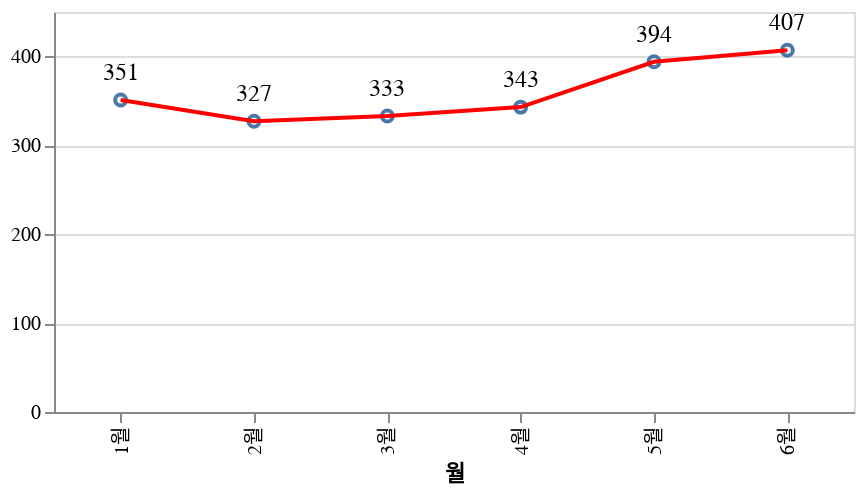

Notebook source saved alongside this figure:
### Markdown cell above
### KR

### Code cell
regex = '^(KR|Global)'
df_filtered = df[df['리전'].apply(lambda x: True if re.search(regex, x) else False) & (df['테넌트']== 'PRD')]
source = df_filtered
chart = get_lineChart_am(source)
chart

### Figure 1 — Vega-Lite specification as saved in the notebook (floating-point values rounded to 4 significant figures)
{"config": {"view": {"continuousWidth": 400, "continuousHeight": 300}}, "layer": [{"mark": "point", "encoding": {"x": {"field": "월", "type": "nominal"}, "y": {"aggregate": "sum", "field": "count", "type": "quantitative"}}}, {"mark": {"type": "line", "color": "red"}, "encoding": {"x": {"field": "월", "type": "nominal"}, "y": {"aggregate": "sum", "field": "count", "title": "", "type": "quantitative"}}}, {"mark": {"type": "text", "align": "center", "baseline": "line-top", "color": "black", "dy": -20, "fontSize": 12, "size": 12}, "encoding": {"text": {"aggregate": "sum", "field": "count", "type": "quantitative"}, "x": {"field": "월", "type": "nominal"}, "y": {"aggregate": "sum", "field": "count", "type": "quantitative"}}}], "data": {"name": "data-0cac8c45ce60aa9eded2955a67c8b918"}, "height": 200, "width": 400, "$schema": "https://vega.github.io/schema/vega-lite/v4.17.0.json", "datasets": {"data-0cac8c45ce60aa9eded2955a67c8b918": [{"년도": "22년", "월": "1월", "리전": "KR", "AZ": "1센터", "테넌트": "PRD", "DBMS": "PostgreSQL", "count": 110.0}, {"년도": "22년", "월": "1월", "리전": "KR", "AZ": "1센터", "테넌트": "PRD", "DBMS": "Tibero", "count": 28.0}, {"년도": "22년", "월": "1월", "리전": "KR", "AZ": "1센터", "테넌트": "PRD", "DBMS": "Maria", "count": 32.0}, {"년도": "22년", "월": "1월", "리전": "KR", "AZ": "1센터", "테넌트": "PRD", "DBMS": "Redis", "count": 97.0}, {"년도": "22년", "월": "1월", "리전": "KR", "AZ": "1센터", "테넌트": "PRD", "DBMS": "Mongo", "count": 84.0}, {"년도": "22년", "월": "1월", "리전": "KR", "AZ": "2센터", "테넌트": "PRD", "DBMS": "PostgreSQL", "count": 0.0}, {"년도": "22년", "월": "1월", "리전": "KR", "AZ": "2센터", "테넌트": "PRD", "DBMS": "Tibero", "count": 0.0}, {"년도": "22년", "월": "1월", "리전": "KR", "AZ": "2센터", "테넌트": "PRD", "DBMS": "Maria", "count": 0.0}, {"년도": "22년", "월": "1월", "리전": "KR", "AZ": "2센터", "테넌트": "PRD", "DBMS": "Redis", "count": 0.0}, {"년도": "22년", "월": "1월", "리전": "KR", "AZ": "2센터", "테넌트": "PRD", "DBMS": "Mongo", "count": 0.0}, {"년도": "22년", "월": "2월", "리전": "KR", "AZ": "1센터", "테넌트": "PRD", "DBMS": "PostgreSQL", "count": 106.0}, {"년도": "22년", "월": "2월", "리전": "KR", "AZ": "1센터", "테넌트": "PRD", "DBMS": "Tibero", "count": 28.0}, {"년도": "22년", "월": "2월", "리전": "KR", "AZ": "1센터", "테넌트": "PRD", "DBMS": "Maria", "count": 29.0}, {"년도": "22년", "월": "2월", "리전": "KR", "AZ": "1센터", "테넌트": "PRD", "DBMS": "Redis", "count": 89.0}, {"년도": "22년", "월": "2월", "리전": "KR", "AZ": "1센터", "테넌트": "PRD", "DBMS": "Mongo", "count": 75.0}, {"년도": "22년", "월": "2월", "리전": "KR", "AZ": "2센터", "테넌트": "PRD", "DBMS": "PostgreSQL", "count": 0.0}, {"년도": "22년", "월": "2월", "리전": "KR", "AZ": "2센터", "테넌트": "PRD", "DBMS": "Tibero", "count": 0.0}, {"년도": "22년", "월": "2월", "리전": "KR", "AZ": "2센터", "테넌트": "PRD", "DBMS": "Maria", "count": 0.0}, {"년도": "22년", "월": "2월", "리전": "KR", "AZ": "2센터", "테넌트": "PRD", "DBMS": "Redis", "count": 0.0}, {"년도": "22년", "월": "2월", "리전": "KR", "AZ": "2센터", "테넌트": "PRD", "DBMS": "Mongo", "count": 0.0}, {"년도": "22년", "월": "3월", "리전": "KR", "AZ": "1센터", "테넌트": "PRD", "DBMS": "PostgreSQL", "count": 108.0}, {"년도": "22년", "월": "3월", "리전": "KR", "AZ": "1센터", "테넌트": "PRD", "DBMS": "Tibero", "count": 28.0}, {"년도": "22년", "월": "3월", "리전": "KR", "AZ": "1센터", "테넌트": "PRD", "DBMS": "Maria", "count": 29.0}, {"년도": "22년", "월": "3월", "리전": "KR", "AZ": "1센터", "테넌트": "PRD", "DBMS": "Redis", "count": 89.0}, {"년도": "22년", "월": "3월", "리전": "KR", "AZ": "1센터", "테넌트": "PRD", "DBMS": "Mongo", "count": 79.0}, {"년도": "22년", "월": "3월", "리전": "KR", "AZ": "2센터", "테넌트": "PRD", "DBMS": "PostgreSQL", "count": 0.0}, {"년도": "22년", "월": "3월", "리전": "KR", "AZ": "2센터", "테넌트": "PRD", "DBMS": "Tibero", "count": 0.0}, {"년도": "22년", "월": "3월", "리전": "KR", "AZ": "2센터", "테넌트": "PRD", "DBMS": "Maria", "count": 0.0}, {"년도": "22년", "월": "3월", "리전": "KR", "AZ": "2센터", "테넌트": "PRD", "DBMS": "Redis", "count": 0.0}, {"년도": "22년", "월": "3월", "리전": "KR", "AZ": "2센터", "테넌트": "PRD", "DBMS": "Mongo", "count": 0.0}, {"년도": "22년", "월": "4월", "리전": "KR", "AZ": "1센터", "테넌트": "PRD", "DBMS": "PostgreSQL", "count": 120.0}, {"년도": "22년", "월": "4월", "리전": "KR", "AZ": "1센터", "테넌트": "PRD", "DBMS": "Tibero", "count": 28.0}, {"년도": "22년", "월": "4월", "리전": "KR", "AZ": "1센터", "테넌트": "PRD", "DBMS": "Maria", "count": 25.0}, {"년도": "22년", "월": "4월", "리전": "KR", "AZ": "1센터", "테넌트": "PRD", "DBMS": "Redis", "count": 94.0}, {"년도": "22년", "월": "4월", "리전": "KR", "AZ": "1센터", "테넌트": "PRD", "DBMS": "Mongo", "count": 76.0}, {"년도": "22년", "월": "4월", "리전": "KR", "AZ": "2센터", "테넌트": "PRD", "DBMS": "PostgreSQL", "count": 0.0}, {"년도": "22년", "월": "4월", "리전": "KR", "AZ": "2센터", "테넌트": "PRD", "DBMS": "Tibero", "count": 0.0}, {"년도": "22년", "월": "4월", "리전": "KR", "AZ": "2센터", "테넌트": "PRD", "DBMS": "Maria", "count": 0.0}, {"년도": "22년", "월": "4월", "리전": "KR", "AZ": "2센터", "테넌트": "PRD", "DBMS": "Redis", "count": 0.0}, {"년도": "22년", "월": "4월", "리전": "KR", "AZ": "2센터", "테넌트": "PRD", "DBMS": "Mongo", "count": 0.0}, {"년도": "22년", "월": "5월", "리전": "KR", "AZ": "1센터", "테넌트": "PRD", "DBMS": "PostgreSQL", "count": 120.0}, {"년도": "22년", "월": "5월", "리전": "KR", "AZ": "1센터", "테넌트": "PRD", "DBMS": "Tibero", "count": 30.0}, {"년도": "22년", "월": "5월", "리전": "KR", "AZ": "1센터", "테넌트": "PRD", "DBMS": "Maria", "count": 25.0}, {"년도": "22년", "월": "5월", "리전": "KR", "AZ": "1센터", "테넌트": "PRD", "DBMS": "Redis", "count": 96.0}, {"년도": "22년", "월": "5월", "리전": "KR", "AZ": "1센터", "테넌트": "PRD", "DBMS": "Mongo", "count": 76.0}, {"년도": "22년", "월": "5월", "리전": "KR", "AZ": "2센터", "테넌트": "PRD", "DBMS": "PostgreSQL", "count": 4.0}, {"년도": "22년", "월": "5월", "리전": "KR", "AZ": "2센터", "테넌트": "PRD", "DBMS": "Tibero", "count": 0.0}, {"년도": "22년", "월": "5월", "리전": "KR", "AZ": "2센터", "테넌트": "PRD", "DBMS": "Maria", "count": 3.0}, {"년도": "22년", "월": "5월", "리전": "KR", "AZ": "2센터", "테넌트": "PRD", "DBMS": "Redis", "count": 37.0}, {"년도": "22년", "월": "5월", "리전": "KR", "AZ": "2센터", "테넌트": "PRD", "DBMS": "Mongo", "count": 3.0}, {"년도": "22년", "월": "6월", "리전": "KR", "AZ": "1센터", "테넌트": "PRD", "DBMS": "PostgreSQL", "count": 122.0}, {"년도": "22년", "월": "6월", "리전": "KR", "AZ": "1센터", "테넌트": "PRD", "DBMS": "Tibero", "count": 26.0}, {"년도": "22년", "월": "6월", "리전": "KR", "AZ": "1센터", "테넌트": "PRD", "DBMS": "Maria", "count": 25.0}, {"년도": "22년", "월": "6월", "리전": "KR", "AZ": "1센터", "테넌트": "PRD", "DBMS": "Redis", "count": 108.0}, {"년도": "22년", "월": "6월", "리전": "KR", "AZ": "1센터", "테넌트": "PRD", "DBMS": "Mongo", "count": 79.0}, {"년도": "22년", "월": "6월", "리전": "KR", "AZ": "2센터", "테넌트": "PRD", "DBMS": "PostgreSQL", "count": 4.0}, {"년도": "22년", "월": "6월", "리전": "KR", "AZ": "2센터", "테넌트": "PRD", "DBMS": "Tibero", "count": 0.0}, {"년도": "22년", "월": "6월", "리전": "KR", "AZ": "2센터", "테넌트": "PRD", "DBMS": "Maria", "count": 3.0}, {"년도": "22년", "월": "6월", "리전": "KR", "AZ": "2센터", "테넌트": "PRD", "DBMS": "Redis", "count": 37.0}, {"년도": "22년", "월": "6월", "리전": "KR", "AZ": "2센터", "테넌트": "PRD", "DBMS": "Mongo", "count": 3.0}]}}
